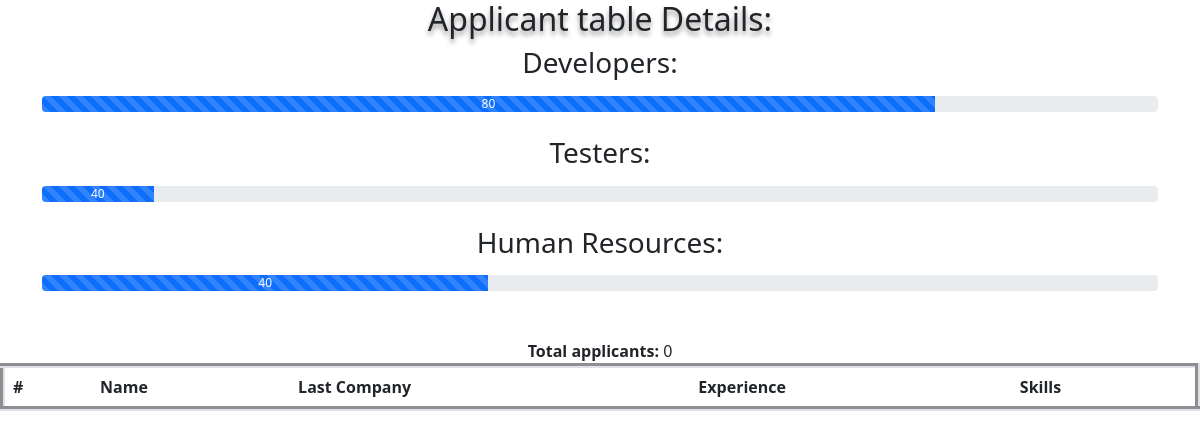
The app's page /tables/background.php, older data.
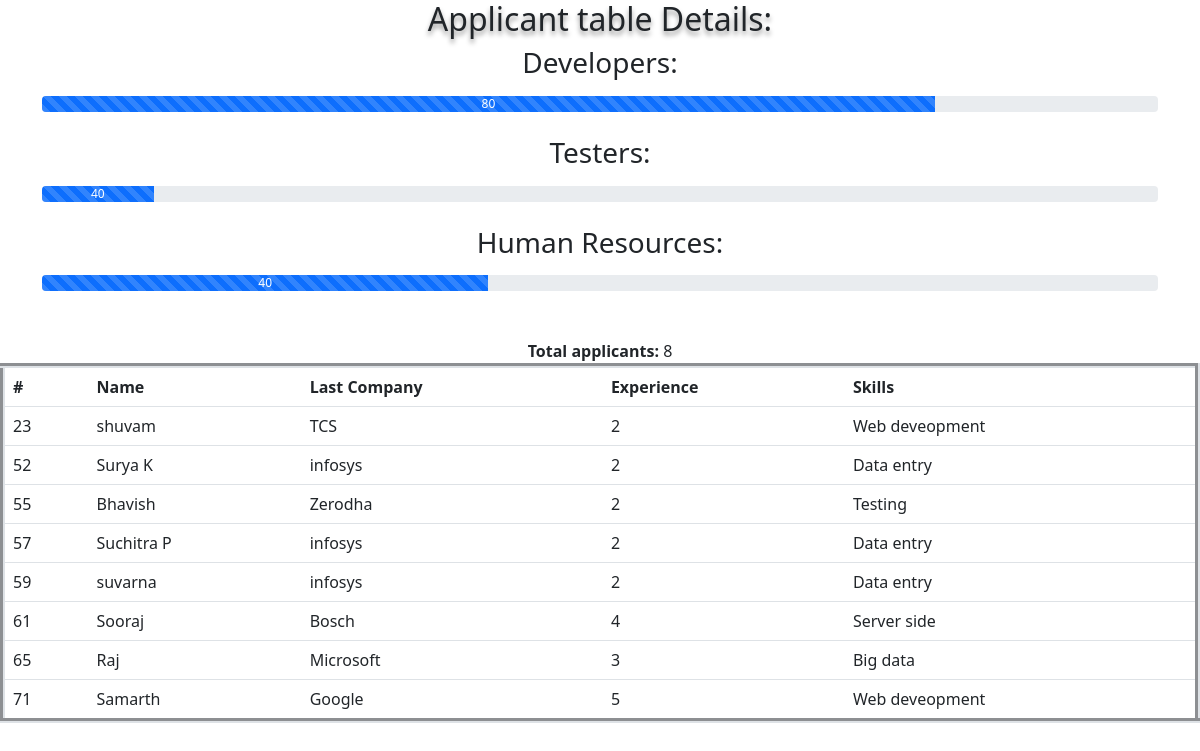
The same page, newer data.
### tables this page shows
CREATE TABLE `background` (
  `id` int(11) NOT NULL,
  `name` varchar(100) NOT NULL,
  `lwc` varchar(100) NOT NULL,
  `xp` int(11) NOT NULL,
  `skill` varchar(100) NOT NULL
);

### tables/background.php (the view, shortened to what this page needs)
<?php
$link=new mysqli("localhost","root","","jobapp1");
$qbg= mysqli_query($link, "SELECT * from background ");
$bgcount=0;
  echo "<center>";
  echo "<table class='table col-md-12' border='5'>
<tr>
<th>#</th>
<th>Name</th>
<th>Last Company</th>
<th>Experience</th>
<th>Skills</th>
</tr>";
echo "</center>";
  while($row=mysqli_fetch_array($qbg))
  {
      echo "<tr>";
      echo "<td>"; echo $row["id"]; echo "</td>";
      echo "<td>"; echo $row["name"]; echo "</td>";
      echo "<td>"; echo $row["lwc"]; echo "</td>";
      echo "<td>"; echo $row["xp"]; echo "</td>";
      echo "<td>"; echo $row["skill"]; echo "</td>";
      echo "</tr>";
      $bgcount= $bgcount+1;
  }
$mxdev="40";
$count="40";
$rowd="100";
$rowh="80";
?>
<!DOCTYPE html>
<html lang="en">
<head>
    <link href="https://cdn.jsdelivr.net/npm/bootstrap@5.1.3/dist/css/bootstrap.min.css" rel="stylesheet">
</head>
<body>
<h2 style="text-align: center;text-shadow:0 4px 5px rgba(0,0,0,0.4);">Applicant table Details:</h2>
<div class="container">
  <h3>Developers:</h3>
  <div class="progress">
    <div class="progress-bar progress-bar-striped active" role="progressbar" aria-valuenow="<?php echo $rowd; ?>" aria-valuemin="0" aria-valuemax="<?php echo $mxdev;?>" style="width:<?php echo $rowh;?>% ">
      <?php echo $rowh;?>
    </div>
  </div>
<br>
</div>
<div class="container">
  <h3>Testers:</h3>
  <div class="progress">
    <div class="progress-bar progress-bar-striped active" role="progressbar" aria-valuenow="<?php echo $count; ?>" aria-valuemin="0" aria-valuemax="100" style="width:<?php echo "10";?>% ">
      <?php echo "40";?>
    </div>
  </div>
<br>
</div>
<div class="container">
  <h3>Human Resources:</h3>
  <div class="progress">
    <div class="progress-bar progress-bar-striped active" role="progressbar" aria-valuenow="<?php echo $count; ?>" aria-valuemin="0" aria-valuemax="100" style="width:<?php echo $count;?>% ">
      <?php echo $count;?>
    </div>
  </div>
  <br><br>
  <?php
  echo "<b>Total applicants:</b> ". $bgcount;
  ?>
</body>
</html>

Row changes from the older to the newer data that the page shows:
added background: id "23", name "shuvam", lwc "TCS", xp "2", skill "Web deveopment"
added background: id "52", name "Surya K", lwc "infosys", xp "2", skill "Data entry"
added background: id "55", name "Bhavish", lwc "Zerodha", xp "2", skill "Testing"
added background: id "57", name "Suchitra P", lwc "infosys", xp "2", skill "Data entry"
added background: id "59", name "suvarna", lwc "infosys", xp "2", skill "Data entry"
added background: id "61", name "Sooraj", lwc "Bosch", xp "4", skill "Server side"
added background: id "65", name "Raj", lwc "Microsoft", xp "3", skill "Big data"
added background: id "71", name "Samarth", lwc "Google", xp "5", skill "Web deveopment"
Text that changed along with them:
$bgcount: "0" → "8"
